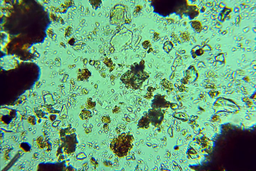
#> input picture courses/microbes/scene00701.png, 256 x 171 px, shrunk from 720 x 480 before the run
$ jupyter execute 'Blob Detection.ipynb'
#> lines starting #> are read from the running program, lines starting #| are printed output that depends on the picture
https://scikit-image.org/docs/stable/auto_examples/features_detection/plot_blob.html#sphx-glr-auto-examples-features-detection-plot-blob-py

[cell 1]
from math import sqrt
from skimage import data
from skimage.feature import blob_dog, blob_log, blob_doh
from skimage.color import rgb2gray
from skimage import io

import matplotlib.pyplot as plt

[cell 2]
image = io.imread("scene00701.png")
#> image is the input picture: shape (171, 256, 3); mean R, G, B 106, 161.8, 122.9
image_gray = rgb2gray(image)
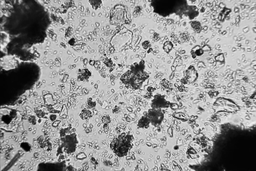
#> image_gray: shape (171, 256) float64; min 0.00987, max 0.954, mean 0.577

[cell 3]
plt.imshow(image)

[cell 4]
plt.imshow(image_gray, cmap='gray')

[cell 5]
blobs_log = blob_log(image_gray, max_sigma=30, num_sigma=10, threshold=.1)
#> blobs_log = 485 rows, first 8: [61, 28, 1], [160, 61, 1], [148, 63, 1], [61, 20, 1], [117, 159, 1], [98, 152, 1], [60, 0, 10.67], [110, 0, 4.22]
blobs_log[:, 2] = blobs_log[:, 2] * sqrt(2)

[cell 6]
blobs_doh = blob_doh(image_gray, max_sigma=30, threshold=.01)
#> blobs_doh = 25 rows, first 8: [5, 162, 13.89], [80, 0, 20.33], [145, 25, 7.44], [41, 71, 4.22], [143, 121, 13.89], [115, 246, 17.11], [73, 83, 7.44], [117, 6, 7.44]

[cell 7]
blobs_dog = blob_dog(image_gray, max_sigma=30, threshold=.1)
#> blobs_dog = 275 rows, first 8: [61, 20, 1], [61, 28, 1], [170, 193, 1], [0, 39, 1.6], [124, 150, 1], [15, 172, 1.6], [98, 152, 1], [51, 31, 1]
blobs_dog[:, 2] = blobs_dog[:, 2] * sqrt(2)

[cell 8]
blobs_list = [blobs_log, blobs_dog, blobs_doh]
colors = ['yellow', 'lime', 'red']
titles = ['Laplacian of Gaussian', 'Difference of Gaussian',
          'Determinant of Hessian']
sequence = zip(blobs_list, colors, titles)

fig, axes = plt.subplots(3, 1, figsize=(72, 24), sharex=True, sharey=True)
ax = axes.ravel()

for idx, (blobs, color, title) in enumerate(sequence):
    ax[idx].set_title(title)
    ax[idx].imshow(image)
    for blob in blobs:
        y, x, r = blob
        c = plt.Circle((x, y), r, color=color, linewidth=2, fill=False)
        ax[idx].add_patch(c)
    ax[idx].set_axis_off()
#> this loop made 3 passes
#> (color, title) on passes 1 to 3: ('yellow', 'Laplacian of Gaussian'), ('lime', 'Difference of Gaussian'), ('red', 'Determinant of Hessian')

plt.tight_layout()
plt.show()
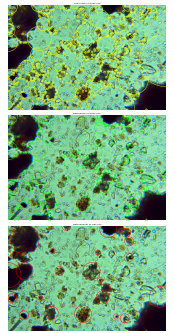
#> figure drawn by matplotlib, 3 panels
